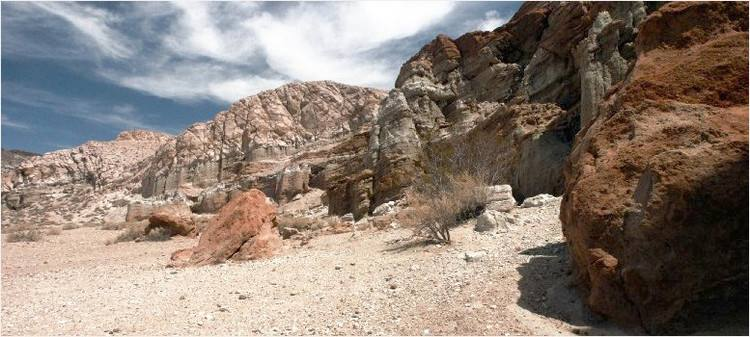
//> input picture images/2.jpg, 750 x 337 px
$ ./源   (built with g++ and OpenCV 4)
//> lines starting //> are read from the running program, lines starting //| are printed output that depends on the picture
#include<iostream>
#include<string>
#include<opencv2/opencv.hpp>

using namespace cv;


int DFT_IDFT()
{
	Mat input = imread("G:\\Code\\Digital_image_processing\\images\\2.jpg", 0);
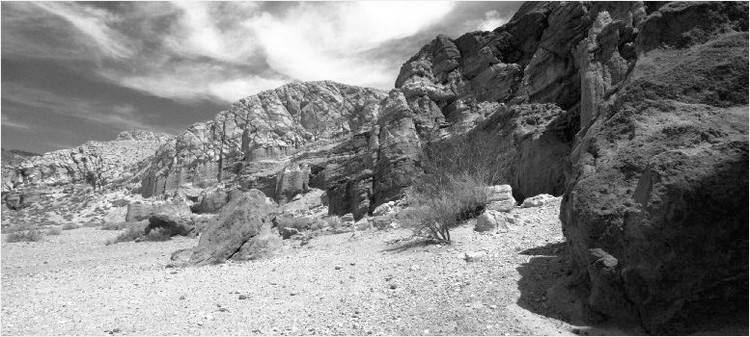
//> input: 337 rows x 750 cols, CV_8UC1; min 0, max 255, mean 130.9
	imshow("input", input);//显示原图
	int w = getOptimalDFTSize(input.cols);//函数返回给定向量尺寸的傅里叶最优尺寸大小。
//> w = 750
	int h = getOptimalDFTSize(input.rows);//找最接近的一个符合2^n次方的数，或者可以分解为2，3，5的数。这样计算更快
//> h = 360
	Mat padded;
	//填充输入图像I，输入矩阵为padded，上方和左方不做填充处理
	copyMakeBorder(input, padded, 0, h - input.rows, 0, w - input.cols, BORDER_CONSTANT, Scalar::all(0));//填充图像保存到padded中
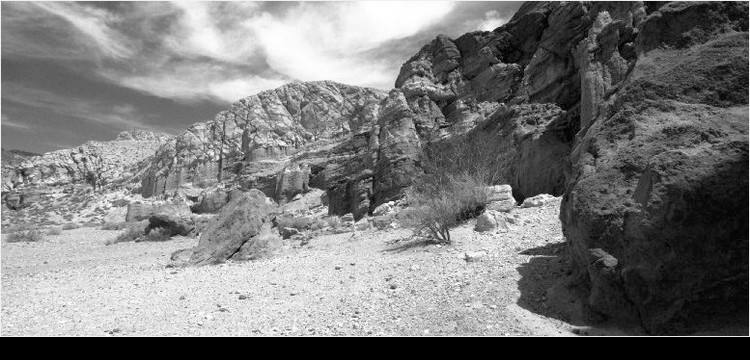
//> padded: 360 rows x 750 cols, CV_8UC1; min 0, max 255, mean 122.6
	//CV_32F是浮点数——像素可以有0-1.0之间的任何值，这对于某些数据集的计算很有用——但是必须将它转换为8位来保存或显示，方法是将每个像素乘以255。
	//填充输入图像I，输入矩阵为padded，上方和左方不做填充处理
	Mat plane[] = { Mat_<float>(padded),Mat::zeros(padded.size(),CV_32F) };//创建通道
//> plane[1]: 360 rows x 750 cols, CV_32FC1; every value is 0
	Mat complexIm;
	merge(plane, 2, complexIm);//合并通道/将planes融合合并成一个多通道数组complexI
	dft(complexIm, complexIm);//进行傅立叶变换，结果保存在自身
	split(complexIm, plane);//分离通道
	magnitude(plane[0], plane[1], plane[0]);//获取幅度图像，0通道为实数通道，1为虚数，因为二维傅立叶变换结果是复数
	int cx = padded.cols / 2; int cy = padded.rows / 2;//一下的操作是移动图像，左上与右下交换位置，右上与左下交换位置
//> after `int cx = padded.cols / 2`: cx = 375
//> after `int cy = padded.rows / 2`: cy = 180
	Mat temp;

	//重新排列傅里叶图像中的象限，使得原点位于图像中心，由于周期性的存在，谱的四个角包含类似的高值
	Mat part1(plane[0], Rect(0, 0, cx, cy));  //左上角图像划定ROI区域
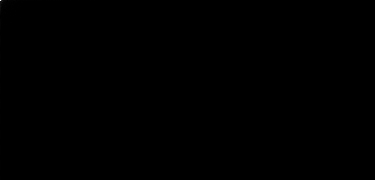
//> part1: 180 rows x 375 cols, CV_32FC1; min 10.48, max 33090256, mean 10337.2; drawn with min black and max white
	Mat part2(plane[0], Rect(cx, 0, cx, cy));   //右上角图像
	Mat part3(plane[0], Rect(0, cy, cx, cy));	//左下角图像
	Mat part4(plane[0], Rect(cx, cy, cx, cy));  //右下角图像

	//变换左上角和右下角象限
	part1.copyTo(temp);
	part4.copyTo(part1);
	temp.copyTo(part4);
	part2.copyTo(temp);

	//变换右上角和左下角象限
	part3.copyTo(part2);
	temp.copyTo(part3);
	//反变化
	Mat _complexim;
	complexIm.copyTo(_complexim);//把变换结果复制一份，进行逆变换，也就是恢复原图
	Mat iDft[] = { Mat::zeros(plane[0].size(),CV_32F),Mat::zeros(plane[0].size(),CV_32F) };//创建两个通道，类型为float，大小为填充后的尺寸
	idft(_complexim, _complexim);//傅立叶逆变换
	split(_complexim, iDft);//结果也是复数
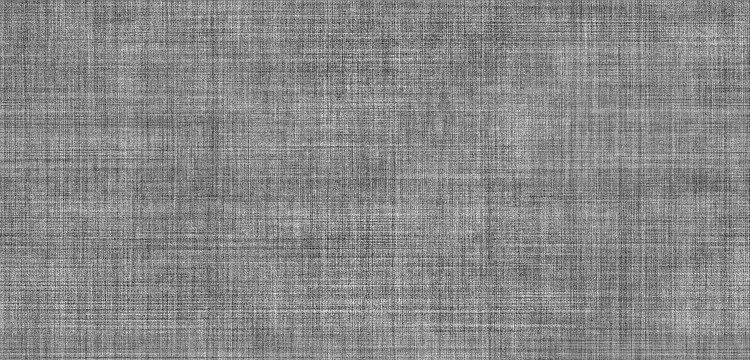
//> iDft[1]: 360 rows x 750 cols, CV_32FC1; min -15.39, max 13.42, mean 3.16e-09; drawn with min black and max white
	magnitude(iDft[0], iDft[1], iDft[0]);//分离通道，主要获取0通道
//> iDft[0]: 360 rows x 750 cols, CV_32FC1; min 0.00126, max 68850016, mean 33090254
	normalize(iDft[0], iDft[0], 1, 0, NORM_MINMAX);//归一化处理，float类型的显示范围为0-1,大于1为白色，小于0为黑色
	imshow("idft", iDft[0]);//显示逆变换


	plane[0] += Scalar::all(1);//计算幅值，转换到对数尺度(logarithmic scale)，由于直流项支配着谱的值，在显示的图像中，其他灰度的动态范围
	//被压缩了。
	log(plane[0], plane[0]);

	//归一化处理，用0-1之间的浮点数将矩阵变换为可视的图像格式
	normalize(plane[0], plane[0], 1, 0, NORM_MINMAX);
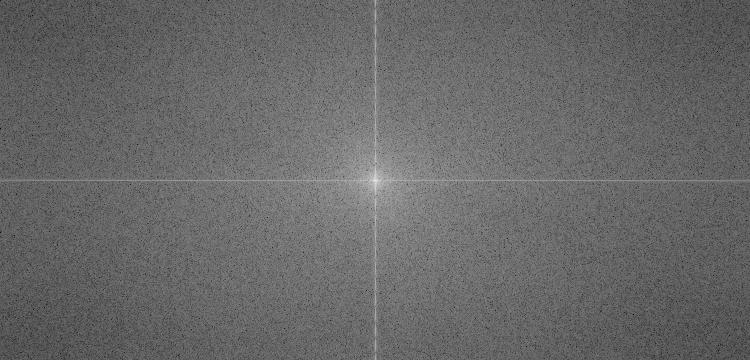
//> plane[0]: 360 rows x 750 cols, CV_32FC1; min 0, max 1, mean 0.41
	imshow("dft", plane[0]);
	waitKey(0);
	destroyAllWindows();
	return 0;
}

//理想低通滤波器
void ideal_Low_Pass_Filter(double D0 = 60)
{
//> called with D0 = 40
	Mat src, fourier, res;
	src = imread("G:\\Code\\Digital_image_processing\\images\\2.jpg", 0); // Read the file
	imshow("原始图像", src);
	Mat img = src.clone();
	//调整图像加速傅里叶变换
	int M = getOptimalDFTSize(img.rows);
//> M = 360
	int N = getOptimalDFTSize(img.cols);
//> N = 750
	Mat padded;
	copyMakeBorder(img, padded, 0, M - img.rows, 0, N - img.cols, BORDER_CONSTANT, Scalar::all(0));
	//记录傅里叶变换的实部和虚部
	Mat planes[] = { Mat_<float>(padded), Mat::zeros(padded.size(), CV_32F) };
	Mat complexImg;
	merge(planes, 2, complexImg);
	//进行傅里叶变换
	dft(complexImg, complexImg);
	//获取图像
	Mat mag = complexImg;
	mag = mag(Rect(0, 0, mag.cols & -2, mag.rows & -2));//
	//其实是为了把行和列变成偶数 -2的二进制是11111111.......10 最后一位是0
	//获取中心点坐标
	int cx = mag.cols / 2;
//> cx = 375
	int cy = mag.rows / 2;
//> cy = 180
	//调整频域
	Mat tmp;
	Mat q0(mag, Rect(0, 0, cx, cy));
	Mat q1(mag, Rect(cx, 0, cx, cy));
	Mat q2(mag, Rect(0, cy, cx, cy));
	Mat q3(mag, Rect(cx, cy, cx, cy));

	q0.copyTo(tmp);
	q3.copyTo(q0);
	tmp.copyTo(q3);

	q1.copyTo(tmp);
	q2.copyTo(q1);
	tmp.copyTo(q2);
	//Do为自己设定的阀值具体看公式

	//处理按公式保留中心部分
	for (int y = 0; y < mag.rows; y++) {
		double* data = mag.ptr<double>(y);
		for (int x = 0; x < mag.cols; x++) {
			double d = sqrt(pow((y - cy), 2) + pow((x - cx), 2));
			if (d <= D0)
			{

			}
			else {
				data[x] = 0;
			}
		}
	}
	//再调整频域
	q0.copyTo(tmp);
	q3.copyTo(q0);
	tmp.copyTo(q3);
	q1.copyTo(tmp);
	q2.copyTo(q1);
	tmp.copyTo(q2);
	//逆变换
	Mat invDFT, invDFTcvt;
	idft(mag, invDFT, DFT_SCALE | DFT_REAL_OUTPUT); // Applying IDFT
	invDFT.convertTo(invDFTcvt, CV_8U);
	imshow("理想低通滤波器", invDFTcvt);
	waitKey(0);
	destroyAllWindows();
	return;
}

void ideal_High_Pass_Filter(double D0 = 60)
{
//> called with D0 = 40
	Mat src, fourier, res;
	src = imread("G:\\Code\\Digital_image_processing\\images\\2.jpg", 0); // Read the file
	imshow("原始图像", src);
	Mat img = src.clone();
	//cvtColor(src, img, CV_BGR2GRAY);
	//调整图像加速傅里叶变换
	int M = getOptimalDFTSize(img.rows);
//> M = 360
	int N = getOptimalDFTSize(img.cols);
//> N = 750
	Mat padded;
	copyMakeBorder(img, padded, 0, M - img.rows, 0, N - img.cols, BORDER_CONSTANT, Scalar::all(0));
	//记录傅里叶变换的实部和虚部
	Mat planes[] = { Mat_<float>(padded), Mat::zeros(padded.size(), CV_32F) };
	Mat complexImg;
	merge(planes, 2, complexImg);
	//进行傅里叶变换
	dft(complexImg, complexImg);
	//获取图像
	Mat mag = complexImg;
	mag = mag(Rect(0, 0, mag.cols & -2, mag.rows & -2));//
	//其实是为了把行和列变成偶数 -2的二进制是11111111.......10 最后一位是0
	//获取中心点坐标
	int cx = mag.cols / 2;
//> cx = 375
	int cy = mag.rows / 2;
//> cy = 180
	//调整频域
	Mat tmp;
	Mat q0(mag, Rect(0, 0, cx, cy));
	Mat q1(mag, Rect(cx, 0, cx, cy));
	Mat q2(mag, Rect(0, cy, cx, cy));
	Mat q3(mag, Rect(cx, cy, cx, cy));

	q0.copyTo(tmp);
	q3.copyTo(q0);
	tmp.copyTo(q3);

	q1.copyTo(tmp);
	q2.copyTo(q1);
	tmp.copyTo(q2);
	//Do为自己设定的阀值具体看公式
	//处理按公式保留中心部分
	for (int y = 0; y < mag.rows; y++) {
		double* data = mag.ptr<double>(y);
		for (int x = 0; x < mag.cols; x++) {
			double d = sqrt(pow((y - cy), 2) + pow((x - cx), 2));
			if (d <= D0)
			{
				data[x] = 0;
			}
			else
			{
				/*和低通相反，通过高的，所以这里啥都没有*/
			}
		}
	}
	//再调整频域
	q0.copyTo(tmp);
	q3.copyTo(q0);
	tmp.copyTo(q3);
	q1.copyTo(tmp);
	q2.copyTo(q1);
	tmp.copyTo(q2);
	//逆变换
	Mat invDFT, invDFTcvt;
	idft(mag, invDFT, DFT_SCALE | DFT_REAL_OUTPUT); // Applying IDFT
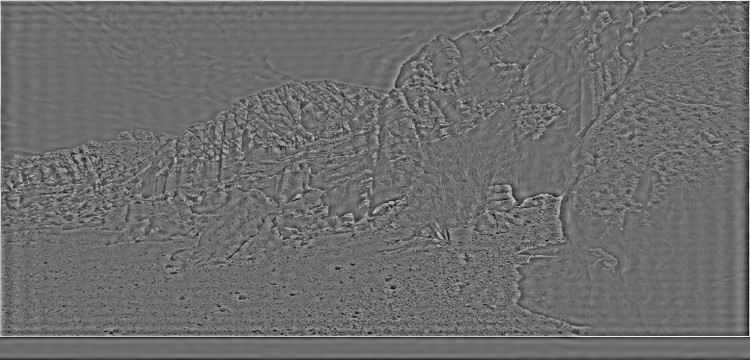
//> invDFT: 360 rows x 750 cols, CV_32FC1; min -140.1, max 184.9, mean 0; drawn with min black and max white
	invDFT.convertTo(invDFTcvt, CV_8U);
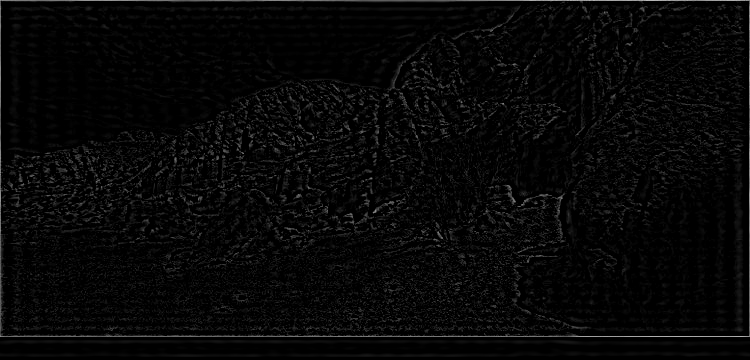
//> invDFTcvt: 360 rows x 750 cols, CV_8UC1; min 0, max 185, mean 7.4
	imshow("理想高通滤波器", invDFTcvt);
	waitKey(0);
	destroyAllWindows();
	return;
}

void Butterworth_Low_Paass_Filter(double D0 = 60, int n = 2)
{
//> called with D0 = 40, n = 2
	Mat src, fourier, res;
	src = imread("G:\\Code\\Digital_image_processing\\images\\2.jpg", 0); // Read the file
	imshow("原始图像", src);

	//H = 1 / (1+(D/D0)^2n)
	Mat img = src.clone();
	//cvtColor(src, img, CV_BGR2GRAY);
	//调整图像加速傅里叶变换
	int M = getOptimalDFTSize(img.rows);
//> M = 360
	int N = getOptimalDFTSize(img.cols);
//> N = 750
	Mat padded;
	copyMakeBorder(img, padded, 0, M - img.rows, 0, N - img.cols, BORDER_CONSTANT, Scalar::all(0));

	Mat planes[] = { Mat_<float>(padded), Mat::zeros(padded.size(), CV_32F) };
	Mat complexImg;
	merge(planes, 2, complexImg);

	dft(complexImg, complexImg);

	Mat mag = complexImg;
	mag = mag(Rect(0, 0, mag.cols & -2, mag.rows & -2));

	int cx = mag.cols / 2;
//> cx = 375
	int cy = mag.rows / 2;

	Mat tmp;
	Mat q0(mag, Rect(0, 0, cx, cy));
	Mat q1(mag, Rect(cx, 0, cx, cy));
	Mat q2(mag, Rect(0, cy, cx, cy));
	Mat q3(mag, Rect(cx, cy, cx, cy));

	q0.copyTo(tmp);
	q3.copyTo(q0);
	tmp.copyTo(q3);

	q1.copyTo(tmp);
	q2.copyTo(q1);
	tmp.copyTo(q2);


	for (int y = 0; y < mag.rows; y++)
	{
		double* data = mag.ptr<double>(y);
		for (int x = 0; x < mag.cols; x++)
		{
			//cout << data[x] << endl;
			double d = sqrt(pow((y - cy), 2) + pow((x - cx), 2));
			//cout << d << endl;
			double h = 1.0 / (1 + pow(d / D0, 2 * n));
			if (h <= 0.5)
			{
				data[x] = 0;
			}
			else {
			}

		}
	}
	q0.copyTo(tmp);
	q3.copyTo(q0);
	tmp.copyTo(q3);
	q1.copyTo(tmp);
	q2.copyTo(q1);
	tmp.copyTo(q2);
	//逆变换
	Mat invDFT, invDFTcvt;
	idft(complexImg, invDFT, DFT_SCALE | DFT_REAL_OUTPUT); // Applying IDFT
	invDFT.convertTo(invDFTcvt, CV_8U);
	imshow("巴特沃斯低通滤波器", invDFTcvt);

	waitKey(0);
	destroyAllWindows();
	return;
}

void Butterworth_High_Paass_Filter(double D0 = 60, int n = 2)
{
//> called with D0 = 40, n = 2
	Mat src, fourier, res;
	src = imread("G:\\Code\\Digital_image_processing\\images\\2.jpg", 0); // Read the file
	imshow("原始图像", src);

	//H = 1 / (1+(D/D0)^2n)
	Mat img = src.clone();
	//cvtColor(src, img, CV_BGR2GRAY);
	//调整图像加速傅里叶变换
	int M = getOptimalDFTSize(img.rows);
	int N = getOptimalDFTSize(img.cols);
	Mat padded;
	copyMakeBorder(img, padded, 0, M - img.rows, 0, N - img.cols, BORDER_CONSTANT, Scalar::all(0));

	Mat planes[] = { Mat_<float>(padded), Mat::zeros(padded.size(), CV_32F) };
	Mat complexImg;
	merge(planes, 2, complexImg);

	dft(complexImg, complexImg);

	Mat mag = complexImg;
	mag = mag(Rect(0, 0, mag.cols & -2, mag.rows & -2));

	int cx = mag.cols / 2;
	int cy = mag.rows / 2;

	Mat tmp;
	Mat q0(mag, Rect(0, 0, cx, cy));
	Mat q1(mag, Rect(cx, 0, cx, cy));
	Mat q2(mag, Rect(0, cy, cx, cy));
	Mat q3(mag, Rect(cx, cy, cx, cy));

	q0.copyTo(tmp);
	q3.copyTo(q0);
	tmp.copyTo(q3);

	q1.copyTo(tmp);
	q2.copyTo(q1);
	tmp.copyTo(q2);

	for (int y = 0; y < mag.rows; y++)
	{
		double* data = mag.ptr<double>(y);
		for (int x = 0; x < mag.cols; x++)
		{
			//cout << data[x] << endl;
			double d = sqrt(pow((y - cy), 2) + pow((x - cx), 2));
			//cout << d << endl;
			double h = 1.0 / (1 + pow(D0 / d, 2 * n));
			if (h <= 0.5)
			{
				data[x] = 0;
			}
			else {
				//data[x] = data[x]*0.5;
				//cout << h << endl;
			}

			//cout << data[x] << endl;
		}
	}
	q0.copyTo(tmp);
	q3.copyTo(q0);
	tmp.copyTo(q3);
	q1.copyTo(tmp);
	q2.copyTo(q1);
	tmp.copyTo(q2);
	//逆变换
	Mat invDFT, invDFTcvt;
	idft(complexImg, invDFT, DFT_SCALE | DFT_REAL_OUTPUT); // Applying IDFT
	invDFT.convertTo(invDFTcvt, CV_8U);
	imshow("巴特沃斯高通滤波器", invDFTcvt);

	waitKey(0);
	destroyAllWindows();
	return;
}


int main()
{
	DFT_IDFT();
	ideal_Low_Pass_Filter(40.0);
	ideal_High_Pass_Filter(40.0);
	Butterworth_Low_Paass_Filter(40, 2);
	Butterworth_High_Paass_Filter(40, 2);

	return 0;
}
